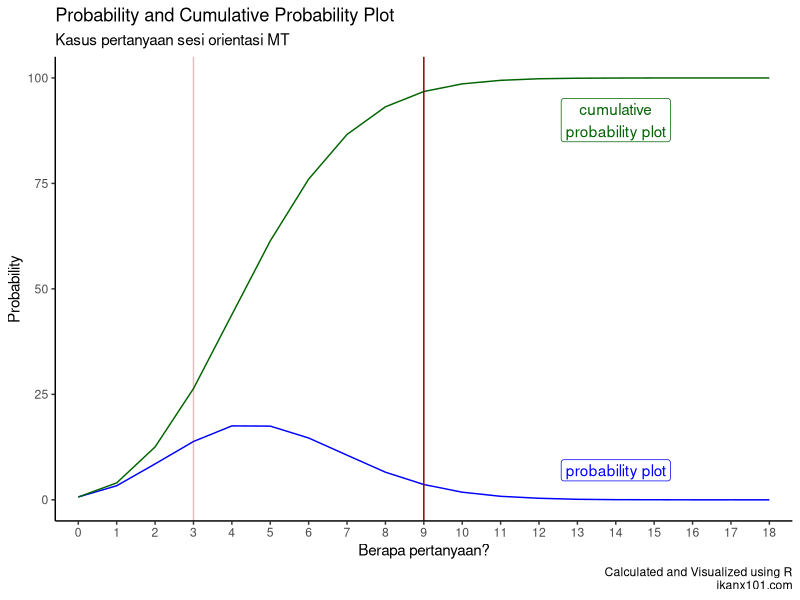

The R source for this figure:
## ---- chunk 1
#| echo: false

rm(list=ls())
library(dplyr)
library(ggplot2)

n    = 70000
id   = 1:n
data = data.frame(id,var = rpois(n, lambda = 5))

# persentase = (ppois(3,lambda = 5) * 100)
# persentase = dpois(3,lambda = 5) * 100
# persentase = round(persentase,2)
# persentase 

data %>% 
  group_by(var) %>% 
  tally() %>% 
  ungroup() %>% 
  mutate(persen     = n / sum(n) * 100,
         persen_cum = cumsum(persen)) %>% 
  ggplot(aes(x = factor(var))) +
  geom_line(aes(y = persen),group = 1,color = "blue") +
  geom_line(aes(y = persen_cum),group = 1,color = "darkgreen") +
  geom_vline(xintercept = 10,color = "darkred") +
  geom_vline(xintercept = 4,color = "darkred",alpha = .25) +
  annotate("label",x = 15,y = 7,label = "probability plot",color = "blue") +
  annotate("label",x = 15,y = 90,label = "cumulative\nprobability plot",
           color = "darkgreen") +
  labs(title = "Probability and Cumulative Probability Plot",
       subtitle = "Kasus pertanyaan sesi orientasi MT",
       caption = "Calculated and Visualized using R\nikanx101.com",
       x = "Berapa pertanyaan?",
       y = "Probability") +
  theme_classic()

